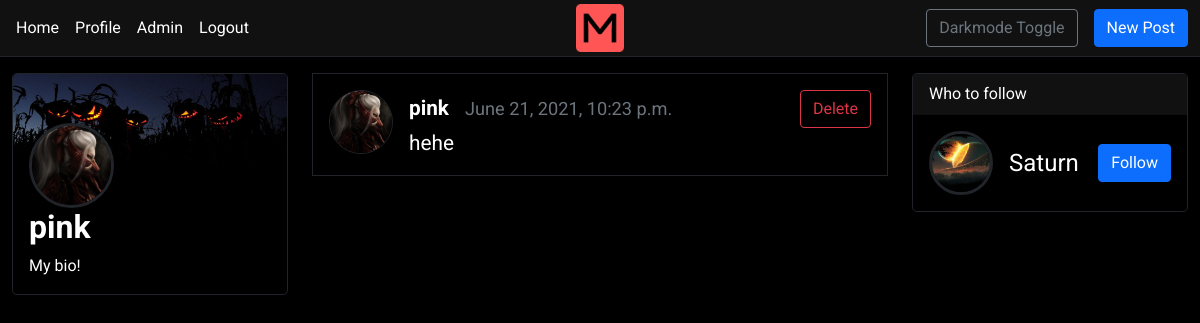
The page /p/b9f746aa332c49afbcf44c1d98479279 (signed in) on the database its author committed.
### users/models.py (models this page shows, shortened)
class Profile(models.Model):
    user = models.OneToOneField(User, on_delete=models.CASCADE)
    profile_pic = models.ImageField(upload_to=profile_pic_path, null=True, blank=True)
    profile_banner = models.ImageField(upload_to=profile_banner_path, null=True, blank=True)
    bio = models.TextField(null=True, blank=True, max_length=280, default="My bio!")

### posts/models.py (models this page shows, shortened)
class Post(models.Model):
    id = models.CharField(primary_key=True, max_length=32, editable=False, default=uuid_hex)
    text = models.CharField(max_length=255)
    author = models.ForeignKey(User, on_delete=models.CASCADE)
    date_posted = models.DateTimeField(auto_now=False, auto_now_add=True)
    last_updated = models.DateTimeField(auto_now=True, auto_now_add=False)

### posts/views.py (the view)
# urls.py: path('<str:pk>', login_required(views.PostDetailView.as_view()), name='post-detail'),
class PostDetailView(DetailView):
    model = Post
    def get_context_data(self, **kwargs):
        context = super().get_context_data(**kwargs)
        context['follow_suggestions'] = get_follow_suggestions(self.request)
        return context

### blog/context_processors.py (called while the page is built)
def context_forms(request):
    return {
        'post_form' : PostForm,
    }

### blog/views.py (called while the page is built)
def get_follow_suggestions(request):
    follow_suggestions = None
    follow_suggestions = User.objects.exclude(username=request.user.username)
    for user in follow_suggestions:
        if request.user.is_following(user):
            follow_suggestions = follow_suggestions.exclude(username=user.username)
    follow_suggestions = follow_suggestions.order_by('?')
    return follow_suggestions

### posts/models.py (called while the page is built)
def uuid_hex():
    return uuid4().hex

### users/context_processors.py (called while the page is built)
def user_pref(request):
    if request.user.is_authenticated:
        preferences = UserPreferences.objects.get(user=request.user)
    else:
        preferences = None
    return {
        'user_pref' : preferences,
    }

### users/models.py (called while the page is built)
    def is_following(self, user):
        return len(self.follower.filter(followee=user)) > 0

### posts/templates/posts/post_detail.html (shortened to what this page needs)
{% extends 'blog/base.html' %}
{% block content %}
<div class="border border-dark mt-3">
    <div class="post-wrapper">
        {% include 'posts/post.html' %}
    </div>
</div>
{% endblock content %}

### blog/templates/blog/profile_widget.html
<div class="border border-dark rounded-3 mt-3">
    <div>
        {% if user.profile.profile_banner %}
        <img class="w-100 rounded-top" src="{{ user.profile.profile_banner.url }}" />
        {% else %}
        <img class="w-100 rounded-top" src="https://cdn.kapwing.com/final_5dcc99aba3f32c0013ff8b46_45583.jpg">
        {% endif %}
    </div>
    <div class="p-3 pt-0">
        <div>
            <a href="{% url 'profile' user=user.username %}">
                {% if user.profile.profile_pic %}
                <img class="border border-3 border-dark rounded-circle profile-card-img"
                    src="{{ user.profile.profile_pic.url }}" />
                {% else %}
                <img class="border border-3 border-dark rounded-circle profile-card-img"
                    src="https://i2.wp.com/cdn.website-editor.net/337bd928b7f54e51813e75f713453762/dms3rep/multi/desktop/blank+employee.png" />
                {% endif %}
            </a>
        </div>
        <div>
            <h2 class="fw-bold">{{ user.username }}</h2>
            <span>{{ user.profile.bio }}</span>
        </div>
    </div>
</div>

### posts/templates/posts/post.html
<div class="post">
    <div class="card-body d-flex">
        <div>
            <a href="{% url 'profile' user=post.author.username %}">
                {% if post.author.profile.profile_pic %}
                <img class="border border-1 border-dark rounded-circle post-profile-img"
                    src="{{ post.author.profile.profile_pic.url }}" />
                {% else %}
                <img class="border border-1 border-dark rounded-circle post-profile-img"
                    src="https://cdn.kapwing.com/final_5dcc99aba3f32c0013ff8b46_45583.jpg" />
                {% endif %}
            </a>
        </div>
        <div class="flex-fill ps-3">
            <div class="d-flex align-items-center">
                <div class="fw-bold me-3">
                    <a href="{% url 'profile' user=post.author.username %}">
                        {{ post.author.username }}</a>
                </div>
                <div class="small text-muted">
                     {{ post.date_posted }}
                </div>
                <div class="ms-auto">
                    {% if request.user == post.author %}
                    <button class="btn btn-outline-danger post-delete-button" data-bs-toggle="modal"
                        data-bs-target="#postDeleteModal" data-pk="{{ post.pk }}">Delete</button>
                    {% endif %}
                </div>
            </div>
            <p class="card-text text-break">{{ post.text }}</p>
        </div>
    </div>
</div>

### blog/templates/blog/follow_card.html
<div class="follow-card d-flex align-items-center">
    {% include 'blog/user_card.html' %}
    <div class="ms-auto">
        {% include 'blog/follow_button.html' %}
    </div>
</div>

### blog/templates/blog/user_card.html
<div class="d-flex align-items-center p-3 user-card">
    <div>
        <a href="{% url 'profile' user=user.username %}">
            {% if user.profile.profile_pic %}
            <img class="border border-3 border-dark rounded-circle user-card-profile-img"
                src="{{ user.profile.profile_pic.url }}" />
            {% else %}
            <img class="border border-3 border-dark rounded-circle user-card-profile-img"
                src="https://cdn.kapwing.com/final_5dcc99aba3f32c0013ff8b46_45583.jpg" />
            {% endif %}
        </a>
    </div>
    <div class="user-card-details text-clip ps-3 pe-3">
        <div class="user-card-username">{{ user.username }}</div>
    </div>
</div>

### blog/templates/blog/follow_button.html
<button class="btn btn-primary m-3 follow-button" data-username="{{ user.username }}">Follow</button>

### blog/static/blog/blog.css (style rules this page uses)
body { font-family: Roboto, serif; }
img.profile-card-img { position: relative; margin-top: -17.5%; width: 35%; height: 35%; }
div.user-card { overflow: hidden; overflow-wrap: break-word; }
img.user-card-profile-img { width: 4rem; height: 4rem; }
div.user-card-username { font-size: 1.5rem; }

### posts/static/posts/posts.css (style rules this page uses)
.post-wrapper { font-size: 1.3em; cursor: pointer; }
div.post-wrapper a { color: inherit; text-decoration: none; }
img.post-profile-img { width: 4rem; height: 4rem; }

### blog/static/blog/darkmode.css (style rules this page uses)
body, textarea, .modal-content, .modal-header, .modal-footer { color: white; background-color: black; border-color: #212529; }

### rows shown on the page
Post: author.profile.profile_pic (picture), author.username "pink", date_posted "June 21, 2021, 10:23 p.m.", text "hehe"

### other values the page prints
{{ user.username }} "pink"
{{ user.profile.bio }} "My bio!"
{{ user.username }} "Saturn"
